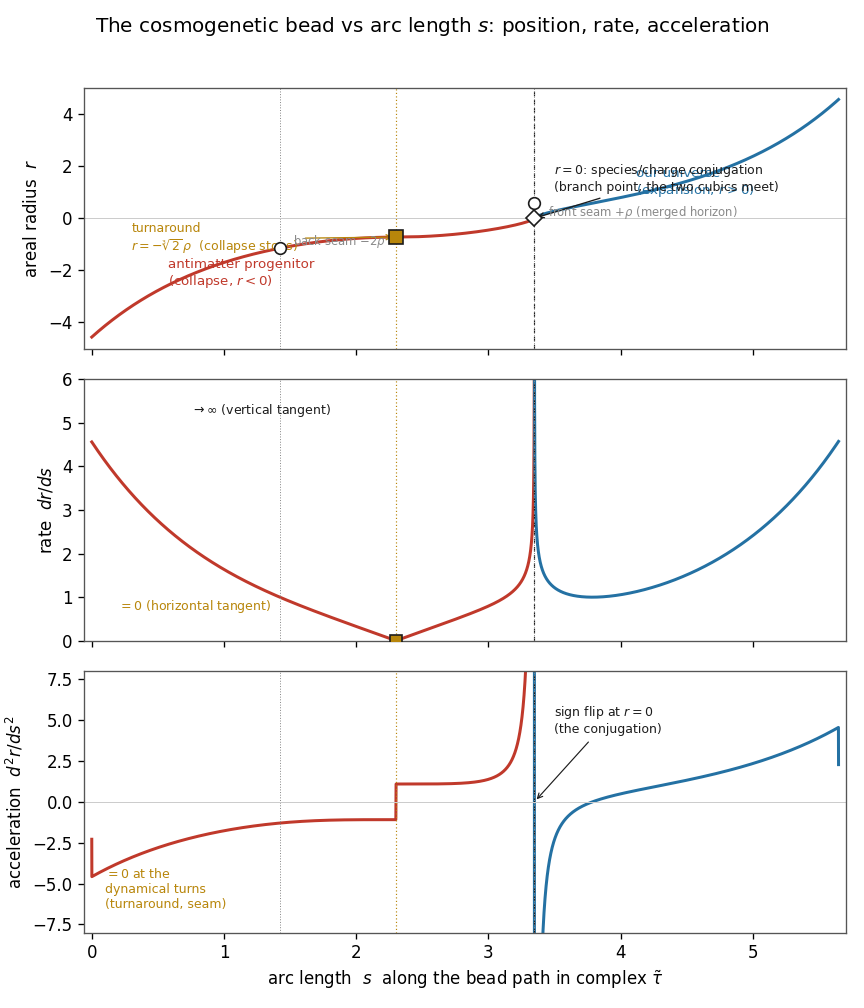

This chart was generated by the following Python code:
import numpy as np, matplotlib
matplotlib.use('Agg'); import matplotlib.pyplot as plt
al=1.0; twoM=2/(3*np.sqrt(3)); A=(twoM*al**2)**(1/3); rho=al/np.sqrt(3)

# ---- analytical: the phase structure phi = 2 pi r /(sqrt3 alpha) (the X1 cosine argument, P7 fig E) ----
def phi(r): return 2*np.pi*r/(np.sqrt(3)*al)
print("PHASE phi=2*pi*r/(sqrt3 a) at the critical points (P7 fig E cosine argument):")
for lab,rv in [("front seam +rho",rho),("r=0 (conjugation)",0.0),("turnaround",-A),("back seam -2rho",-2*rho)]:
    print(f"   {lab:22s} r={rv:+.4f}   phi={phi(rv):+.4f} rad = {np.degrees(phi(rv)):+7.1f} deg")
print("   -> seams at +120 / -240 deg (the 120/240 split); r=0 at 0; turnaround at -2*pi*2^(1/3)/3")
print(f"      = {np.degrees(-2*np.pi*2**(1/3)/3):.1f} deg: OFFSET from both r=0 and the clean 120/240 seams (the cube-root 2^(1/3) phase).")
print()
print("THE TWO CUBICS, read off structure (alpha=1):")
# ---- the three-panel figure ----
def collapse(u): return -A*np.cosh(3*u/2/al)**(2/3)
def lift(v):     return -A*np.sin(3*v/2/al)**(2/3)
def expand(w):   return  A*np.sinh(3*w/2/al)**(2/3)
U,W=2.3,2.3
u=np.linspace(-U,0,6000); v=np.linspace(np.pi*al/3,0,6000)[1:]; w=np.linspace(0,W,6000)[1:]
sc=u+U; sl=sc[-1]+(np.pi*al/3-v); se=sl[-1]+w
s=np.concatenate([sc,sl,se]); rr=np.concatenate([collapse(u),lift(v),expand(w)])
d1=np.gradient(rr,s); d2=np.gradient(d1,s)
i_turn=len(sc)-1; i_zero=len(sc)+len(sl)-1
i_front=len(sc)+len(sl)+np.argmin(np.abs(se-rho)); i_back=np.argmin(np.abs(sc-(sc[np.argmin(np.abs(collapse(u)+2*rho))])))
sturn,szero,sfront,sback=s[i_turn],s[i_zero],s[i_front],s[i_back]

RED='#c0392b'; BLUE='#2471a3'; INK='#1c1c1c'; GOLD='#b8860b'; GREY='#8a8a8a'
plt.rcParams.update({'font.size':10,'axes.edgecolor':'#555','axes.linewidth':0.8})
fig,axes=plt.subplots(3,1,figsize=(7.2,8.4),sharex=True)
fig.suptitle(r'The cosmogenetic bead vs arc length $s$: position, rate, acceleration',fontsize=12,y=0.985)

def paint(ax,y,ylab,clip=None):
    neg=rr<=0; pos=rr>=0
    ax.plot(s[neg],y[neg],color=RED,lw=1.8); ax.plot(s[pos],y[pos],color=BLUE,lw=1.8)
    ax.axvline(szero,color=INK,lw=0.7,ls=(0,(4,3))); ax.axvline(sturn,color=GOLD,lw=0.7,ls=(0,(1,2)))
    ax.axvline(sfront,color=GREY,lw=0.6,ls=':'); ax.axvline(sback,color=GREY,lw=0.6,ls=':')
    ax.set_ylabel(ylab)
    if clip: ax.set_ylim(*clip)

# panel A: r(s)
paint(axes[0],rr,r'areal radius  $r$')
axes[0].axhline(0,color='#ccc',lw=0.6)
axes[0].plot(sturn,-A,'s',mfc=GOLD,mec=INK,ms=8,zorder=5)
axes[0].plot(szero,0,'D',mfc='w',mec=INK,ms=7,zorder=5)
axes[0].plot(sfront,rho,'o',mfc='w',mec=INK,ms=7,zorder=5); axes[0].plot(sback,-2*rho,'o',mfc='w',mec=INK,ms=7,zorder=5)
axes[0].annotate('antimatter progenitor\n(collapse, $r<0$)',(sc[len(sc)//4],collapse(u)[len(sc)//4]),color=RED,fontsize=8,ha='left')
axes[0].annotate('our universe\n(expansion, $r>0$)',(se[len(se)//3],expand(w)[len(se)//3]),color=BLUE,fontsize=8,ha='left')
axes[0].annotate('turnaround\n$r=-\\sqrt[3]{2}\\,\\rho$  (collapse stops)',(sturn,-A),xytext=(sturn-2.0,-A-0.55),fontsize=7.5,color=GOLD,arrowprops=dict(arrowstyle='->',color=GOLD,lw=0.8))
axes[0].annotate('$r=0$: species/charge conjugation\n(branch point; the two cubics meet)',(szero,0),xytext=(szero+0.15,1.05),fontsize=7.5,color=INK,arrowprops=dict(arrowstyle='->',color=INK,lw=0.8))
axes[0].annotate('front seam $+\\rho$ (merged horizon)',(sfront,rho),xytext=(sfront+0.1,rho-0.5),fontsize=7,color=GREY)
axes[0].annotate('back seam $-2\\rho$',(sback,-2*rho),xytext=(sback+0.1,-2*rho+0.12),fontsize=7,color=GREY)

# panel B: dr/ds
paint(axes[1],d1,r"rate  $dr/ds$",clip=(0,6))
axes[1].plot(sturn,0,'s',mfc=GOLD,mec=INK,ms=7,zorder=5)
axes[1].plot(sfront,d1[i_front],'o',mfc='w',mec=INK,ms=6,zorder=5)
axes[1].annotate('$=0$ (horizontal tangent)',(sturn,0),xytext=(sturn-2.1,0.7),fontsize=7.5,color=GOLD)
axes[1].annotate(r'$\to\infty$ (vertical tangent)',(szero,5.5),xytext=(szero-2.6,5.2),fontsize=7.5,color=INK)
axes[1].annotate('min at the front seam',(sfront,d1[i_front]),xytext=(sfront+0.15,d1[i_front]+0.9),fontsize=7.5,color=GREY,arrowprops=dict(arrowstyle='->',color=GREY,lw=0.7))

# panel C: r''
paint(axes[2],d2,r"acceleration  $d^2r/ds^2$",clip=(-8,8))
axes[2].axhline(0,color='#ccc',lw=0.6)
axes[2].annotate('sign flip at $r=0$\n(the conjugation)',(szero,0),xytext=(szero+0.15,4.2),fontsize=7.5,color=INK,arrowprops=dict(arrowstyle='->',color=INK,lw=0.7))
axes[2].annotate('$=0$ at the\ndynamical turns\n(turnaround, seam)',(sturn,0),xytext=(sturn-2.2,-6.5),fontsize=7.5,color=GOLD)
axes[2].set_xlabel(r'arc length  $s$  along the bead path in complex $\tilde\tau$')
for ax in axes: ax.margins(x=0.01)
plt.tight_layout(rect=[0,0,1,0.975]); plt.savefig('/home/claude/cr/work/bead_3panel.png',dpi=120)
print("\n[figure saved: bead_3panel.png]")
